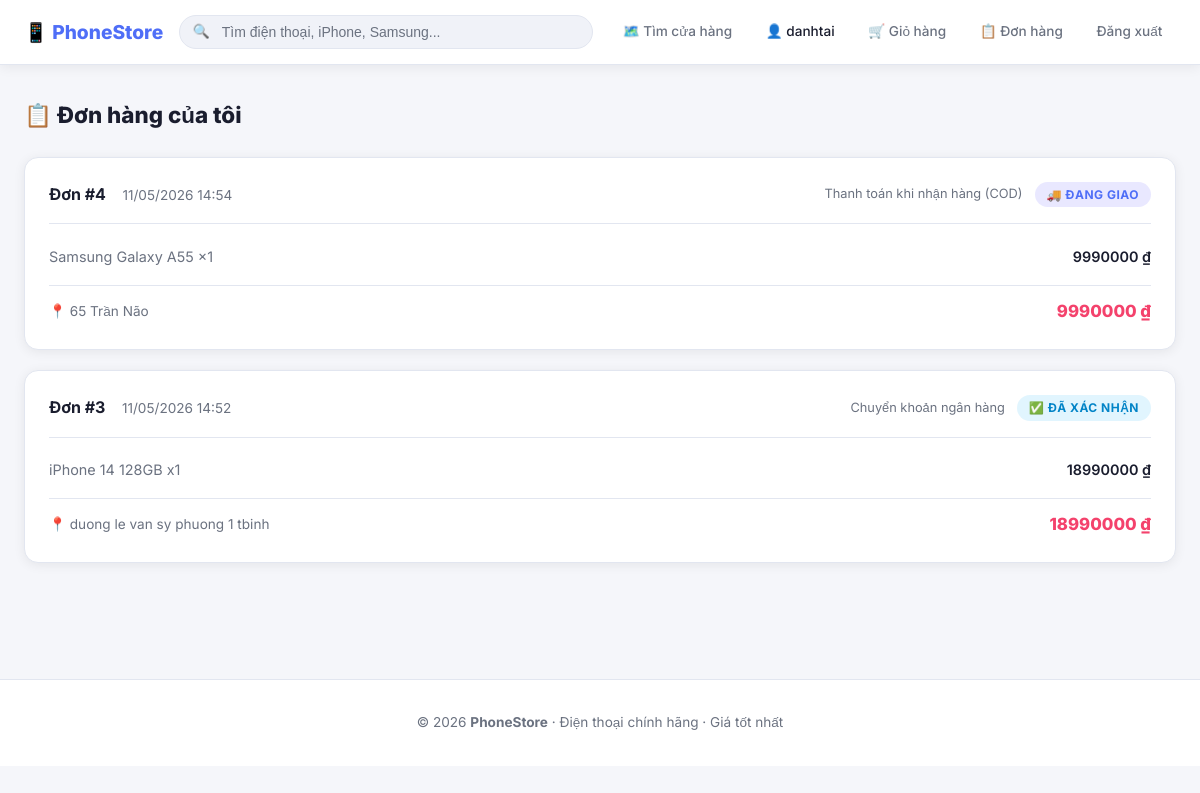
The page /my-orders/ (signed in) on the database its author committed.
### stores/models.py (models this page shows, shortened)
class Order(models.Model):
    STATUS_CHOICES = [
        ('pending', 'Chờ xác nhận'),
        ('confirmed', 'Đã xác nhận'),
        ('shipping', 'Đang giao'),
        ('delivered', 'Đã giao'),
        ('cancelled', 'Đã hủy'),
    ]
    PAYMENT_CHOICES = [
        ('cod', 'Thanh toán khi nhận hàng (COD)'),
        ('bank', 'Chuyển khoản ngân hàng'),
        ('momo', 'Ví MoMo'),
    ]
    user = models.ForeignKey(User, on_delete=models.SET_NULL, null=True, blank=True, verbose_name='Người đặt')
    full_name = models.CharField(max_length=100, verbose_name='Họ và tên')
    phone = models.CharField(max_length=20, verbose_name='Số điện thoại')
    address = models.TextField(verbose_name='Địa chỉ giao hàng')
    note = models.TextField(blank=True, default='', verbose_name='Ghi chú')
    payment_method = models.CharField(max_length=20, choices=PAYMENT_CHOICES, default='cod', verbose_name='Phương thức thanh toán')
    status = models.CharField(max_length=20, choices=STATUS_CHOICES, default='pending', verbose_name='Trạng thái')
    total_amount = models.DecimalField(max_digits=15, decimal_places=0, default=0, verbose_name='Tổng tiền')
    created_at = models.DateTimeField(auto_now_add=True)
    updated_at = models.DateTimeField(auto_now=True)
    class Meta:
        verbose_name = 'Đơn hàng'
        verbose_name_plural = 'Đơn hàng'
        ordering = ['-created_at']

class OrderItem(models.Model):
    order = models.ForeignKey(Order, on_delete=models.CASCADE, related_name='items', verbose_name='Đơn hàng')
    product = models.ForeignKey(PhoneProduct, on_delete=models.SET_NULL, null=True, verbose_name='Sản phẩm')
    product_name = models.CharField(max_length=200, verbose_name='Tên sản phẩm')
    price = models.DecimalField(max_digits=15, decimal_places=0, verbose_name='Giá')
    quantity = models.PositiveIntegerField(default=1, verbose_name='Số lượng')
    class Meta:
        verbose_name = 'Sản phẩm trong đơn'
        verbose_name_plural = 'Sản phẩm trong đơn'
    def get_subtotal(self):
        return self.price * self.quantity

### stores/views.py (the view)
# urls.py: path('my-orders/', views.my_orders, name='my_orders'),
@login_required
def my_orders(request):
    orders = Order.objects.filter(user=request.user).prefetch_related('items')
    cart_count = get_cart_count(request)
    return render(request, 'stores/my_orders.html', {
        'orders': orders,
        'cart_count': cart_count,
    })

### stores/models.py (called while the page is built)
    def get_count(self):
        return sum(item.quantity for item in self.items.all())

### stores/views.py (called while the page is built)
def get_cart_count(request):
    if request.user.is_authenticated:
        cart = Cart.objects.filter(user=request.user).first()
        return cart.get_count() if cart else 0
    return 0

### stores/templates/stores/my_orders.html (shortened to what this page needs)
{% extends 'stores/base.html' %}
{% load humanize %}
{% block content %}
<div class="container">
  <h1 class="section-title">📋 Đơn hàng của tôi</h1>
  {% if orders %}
    {% for order in orders %}
    <div class="card" style="padding:1.5rem;margin-bottom:1.25rem">
      <div style="display:flex;justify-content:space-between;align-items:center;flex-wrap:wrap;gap:.75rem;margin-bottom:1rem">
        <div>
          <span style="font-weight:700;font-size:1rem">Đơn #{{ order.id }}</span>
          <span style="color:var(--text-muted);font-size:.85rem;margin-left:.75rem">{{ order.created_at|date:"d/m/Y H:i" }}</span>
        </div>
        <div style="display:flex;align-items:center;gap:.75rem">
          <span style="font-size:.8rem;color:var(--text-muted)">{{ order.get_payment_method_display }}</span>
          {% if order.status == 'pending' %}
            <span class="status-badge" style="background:rgba(245,158,11,.15);color:var(--warning)">⏳ {{ order.get_status_display }}</span>
          {% elif order.status == 'confirmed' %}
            <span class="status-badge" style="background:rgba(56,189,248,.15);color:var(--info)">✅ {{ order.get_status_display }}</span>
          {% elif order.status == 'shipping' %}
            <span class="status-badge" style="background:rgba(108,99,255,.15);color:var(--accent)">🚚 {{ order.get_status_display }}</span>
          {% elif order.status == 'delivered' %}
            <span class="status-badge" style="background:rgba(34,197,94,.15);color:var(--success)">📦 {{ order.get_status_display }}</span>
          {% elif order.status == 'cancelled' %}
            <span class="status-badge" style="background:rgba(239,68,68,.15);color:var(--danger)">❌ {{ order.get_status_display }}</span>
          {% endif %}
        </div>
      </div>
      <div style="border-top:1px solid var(--border);padding-top:1rem">
        {% for item in order.items.all %}
        <div style="display:flex;justify-content:space-between;font-size:.9rem;padding:.3rem 0;color:var(--text-muted)">
          <span>{{ item.product_name }} x{{ item.quantity }}</span>
          <span style="font-weight:600;color:var(--text)">{{ item.get_subtotal|intcomma }} ₫</span>
        </div>
        {% endfor %}
      </div>
      <div style="display:flex;justify-content:space-between;align-items:center;border-top:1px solid var(--border);margin-top:.75rem;padding-top:.75rem;flex-wrap:wrap;gap:.5rem">
        <span style="font-size:.85rem;color:var(--text-muted)">📍 {{ order.address }}</span>
        <span style="font-weight:800;font-size:1.05rem;color:var(--accent2)">{{ order.total_amount|intcomma }} ₫</span>
      </div>
    </div>
    {% endfor %}
  {% endif %}
</div>
{% endblock %}

### stores/templates/stores/base.html (shortened to what this page needs)
<!DOCTYPE html>
<html lang="vi">
<head>
</head>
<body>
<nav class="navbar">
  <div class="nav-inner">
    <a href="/" class="nav-brand">📱 PhoneStore</a>
    <form class="nav-search" action="/search/" method="get">
      <span class="search-icon">🔍</span>
      <input type="text" name="q" placeholder="Tìm điện thoại, iPhone, Samsung..." value="{{ request.GET.q }}" />
    </form>
    <div class="nav-links">
      <a href="/find/" class="nav-link">🗺️ Tìm cửa hàng</a>
      {% if user.is_authenticated %}
        <span class="nav-link" style="cursor:default;color:var(--text)">👤 {{ user.username }}</span>
        <div class="cart-wrap">
          <a href="/cart/" class="nav-link">🛒 Giỏ hàng
          </a>
        </div>
        <a href="/my-orders/" class="nav-link">📋 Đơn hàng</a>
        <a href="/logout/" class="nav-link">Đăng xuất</a>
      {% else %}
        <a href="/login/" class="nav-link">Đăng nhập</a>
        <a href="/register/" class="nav-link btn-accent">Đăng ký</a>
      {% endif %}
    </div>
  </div>
</nav>
{% block content %}{% endblock %}
<footer class="footer">
  <p>© 2026 <strong>PhoneStore</strong> · Điện thoại chính hãng · Giá tốt nhất</p>
</footer>
</body>
</html>

### stores/templates/stores/base.html (style rules this page uses)
:root { --bg: #f5f6fa; --surface: #ffffff; --surface2: #f0f2f8; --border: #e2e6f0; --accent: #4f6ef7; --accent-light: rgba(79,110,247,.10); --accent2: #f4426c; --text: #1a1d2e; --text-muted: #6b7280; --success: #16a34a; --warning: #d97706; --danger: #dc2626; --info: #0284c7; --shadow: 0 2px 12px rgba(0,0,0,.07); --shadow-md: 0 6px 24px rgba(0,0,0,.10); --radius: 14px; }
*,*::before,*::after { box-sizing:border-box;margin:0;padding:0 }
html { scroll-behavior:smooth }
body { background:var(--bg);color:var(--text);font-family:'Inter',sans-serif;min-height:100vh;line-height:1.6 }
a { color:var(--accent);text-decoration:none;transition:color .2s }
.navbar { background:#fff;border-bottom:1px solid var(--border);position:sticky;top:0;z-index:100; padding:0 1.5rem;box-shadow:var(--shadow) }
.nav-inner { max-width:1200px;margin:0 auto;display:flex;align-items:center;gap:1rem;height:64px }
.nav-brand { font-size:1.2rem;font-weight:800;color:var(--accent);display:flex;align-items:center;gap:.4rem }
.nav-search { flex:1;max-width:420px;position:relative }
.nav-search input { width:100%;padding:.5rem 1rem .5rem 2.6rem;background:var(--surface2); border:1.5px solid var(--border);border-radius:50px;color:var(--text);font-size:.875rem; outline:none;transition:border-color .2s,box-shadow .2s }
.nav-search input::placeholder { color:var(--text-muted) }
.nav-search .search-icon { position:absolute;left:.85rem;top:50%;transform:translateY(-50%);color:var(--text-muted);font-size:.85rem }
.nav-links { display:flex;align-items:center;gap:.4rem;margin-left:auto }
.nav-link { padding:.4rem .85rem;border-radius:8px;font-size:.85rem;font-weight:500;color:var(--text-muted);transition:all .2s;white-space:nowrap }
.cart-wrap { position:relative;display:inline-flex }
.container { max-width:1200px;margin:0 auto;padding:2rem 1.5rem }
.card { background:var(--surface);border:1px solid var(--border);border-radius:var(--radius); overflow:hidden;transition:transform .25s,box-shadow .25s;box-shadow:var(--shadow) }
.section-title { font-size:1.4rem;font-weight:800;margin-bottom:1.5rem;color:var(--text) }
.status-badge { display:inline-block;padding:.2rem .75rem;border-radius:50px;font-size:.75rem;font-weight:700;text-transform:uppercase;letter-spacing:.5px }
.footer { border-top:1px solid var(--border);background:#fff;padding:2rem 1.5rem; text-align:center;color:var(--text-muted);font-size:.85rem;margin-top:4rem }

### rows shown on the page
Order: id "4", created_at "11/05/2026 14:54", payment_method "Thanh toán khi nhận hàng (COD)", status "ĐANG GIAO", address "65 Trần Não", total_amount "9990000"
OrderItem: product_name "Samsung Galaxy A55", quantity "1", get_subtotal "9990000"
Order: id "3", created_at "11/05/2026 14:52", payment_method "Chuyển khoản ngân hàng", status "ĐÃ XÁC NHẬN", address "duong le van sy phuong 1 tbinh", total_amount "18990000"
OrderItem: product_name "iPhone 14 128GB", quantity "1", get_subtotal "18990000"

### other values the page prints
{{ user.username }} "danhtai"
